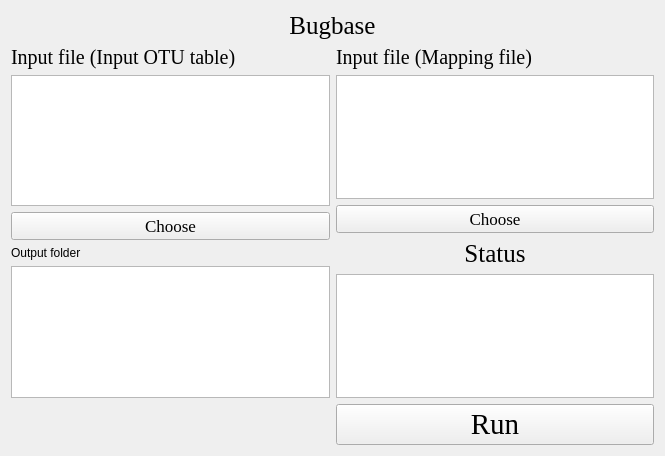
<?xml version="1.0" encoding="UTF-8"?>
<ui version="4.0">
 <class>Form</class>
 <widget class="QWidget" name="Form">
  <property name="geometry">
   <rect>
    <x>0</x>
    <y>0</y>
    <width>665</width>
    <height>456</height>
   </rect>
  </property>
  <property name="windowTitle">
   <string>Form</string>
  </property>
  <property name="styleSheet">
   <string notr="true">background-image: url(D:/tools/Pycharm/pyqt/logo/green_back.png);</string>
  </property>
  <layout class="QGridLayout" name="gridLayout_4">
   <item row="1" column="1">
    <layout class="QGridLayout" name="gridLayout_3">
     <item row="0" column="0">
      <widget class="QLabel" name="label_3">
       <property name="font">
        <font>
         <family>Times New Roman</family>
         <pointsize>15</pointsize>
        </font>
       </property>
       <property name="text">
        <string>Input file (Mapping file)</string>
       </property>
       <property name="alignment">
        <set>Qt::AlignLeading|Qt::AlignLeft|Qt::AlignVCenter</set>
       </property>
      </widget>
     </item>
     <item row="1" column="0">
      <widget class="QTextBrowser" name="textBrowser_3">
       <property name="styleSheet">
        <string notr="true">background-image: url(D:/Documents/Desktop/white.png)</string>
       </property>
      </widget>
     </item>
     <item row="3" column="0">
      <widget class="QLabel" name="label_4">
       <property name="font">
        <font>
         <family>Times New Roman</family>
         <pointsize>19</pointsize>
        </font>
       </property>
       <property name="text">
        <string>Status</string>
       </property>
       <property name="alignment">
        <set>Qt::AlignCenter</set>
       </property>
      </widget>
     </item>
     <item row="4" column="0">
      <widget class="QTextBrowser" name="textBrowser">
       <property name="styleSheet">
        <string notr="true">background-image: url(D:/Documents/Desktop/white.png)</string>
       </property>
      </widget>
     </item>
     <item row="2" column="0">
      <widget class="QPushButton" name="pushButton_3">
       <property name="font">
        <font>
         <family>Times New Roman</family>
         <pointsize>13</pointsize>
        </font>
       </property>
       <property name="text">
        <string>Choose</string>
       </property>
      </widget>
     </item>
    </layout>
   </item>
   <item row="0" column="0" colspan="2">
    <layout class="QGridLayout" name="gridLayout">
     <item row="0" column="0">
      <widget class="QLabel" name="label">
       <property name="font">
        <font>
         <family>Times New Roman</family>
         <pointsize>19</pointsize>
        </font>
       </property>
       <property name="text">
        <string>Bugbase</string>
       </property>
       <property name="alignment">
        <set>Qt::AlignCenter</set>
       </property>
      </widget>
     </item>
    </layout>
   </item>
   <item row="1" column="0">
    <layout class="QGridLayout" name="gridLayout_5">
     <item row="3" column="0">
      <widget class="QLabel" name="label_5">
       <property name="text">
        <string>Output folder</string>
       </property>
      </widget>
     </item>
     <item row="1" column="0">
      <widget class="QTextBrowser" name="textBrowser_2">
       <property name="styleSheet">
        <string notr="true">background-image: url(D:/Documents/Desktop/white.png)</string>
       </property>
      </widget>
     </item>
     <item row="2" column="0">
      <widget class="QPushButton" name="pushButton_2">
       <property name="font">
        <font>
         <family>Times New Roman</family>
         <pointsize>13</pointsize>
        </font>
       </property>
       <property name="text">
        <string>Choose</string>
       </property>
      </widget>
     </item>
     <item row="0" column="0">
      <widget class="QLabel" name="label_2">
       <property name="font">
        <font>
         <family>Times New Roman</family>
         <pointsize>15</pointsize>
        </font>
       </property>
       <property name="text">
        <string>Input file (Input OTU table)</string>
       </property>
       <property name="alignment">
        <set>Qt::AlignLeading|Qt::AlignLeft|Qt::AlignVCenter</set>
       </property>
      </widget>
     </item>
     <item row="4" column="0">
      <widget class="QTextBrowser" name="textBrowser_4">
       <property name="styleSheet">
        <string notr="true">background-image: url(D:/Documents/Desktop/white.png)</string>
       </property>
      </widget>
     </item>
    </layout>
   </item>
   <item row="2" column="1">
    <layout class="QGridLayout" name="gridLayout_6">
     <item row="0" column="0">
      <widget class="QPushButton" name="pushButton">
       <property name="font">
        <font>
         <family>Times New Roman</family>
         <pointsize>22</pointsize>
        </font>
       </property>
       <property name="styleSheet">
        <string notr="true">background-image: url(D:/Documents/Desktop/white.png)</string>
       </property>
       <property name="text">
        <string>Run</string>
       </property>
      </widget>
     </item>
    </layout>
   </item>
  </layout>
 </widget>
 <resources/>
 <connections/>
</ui>
